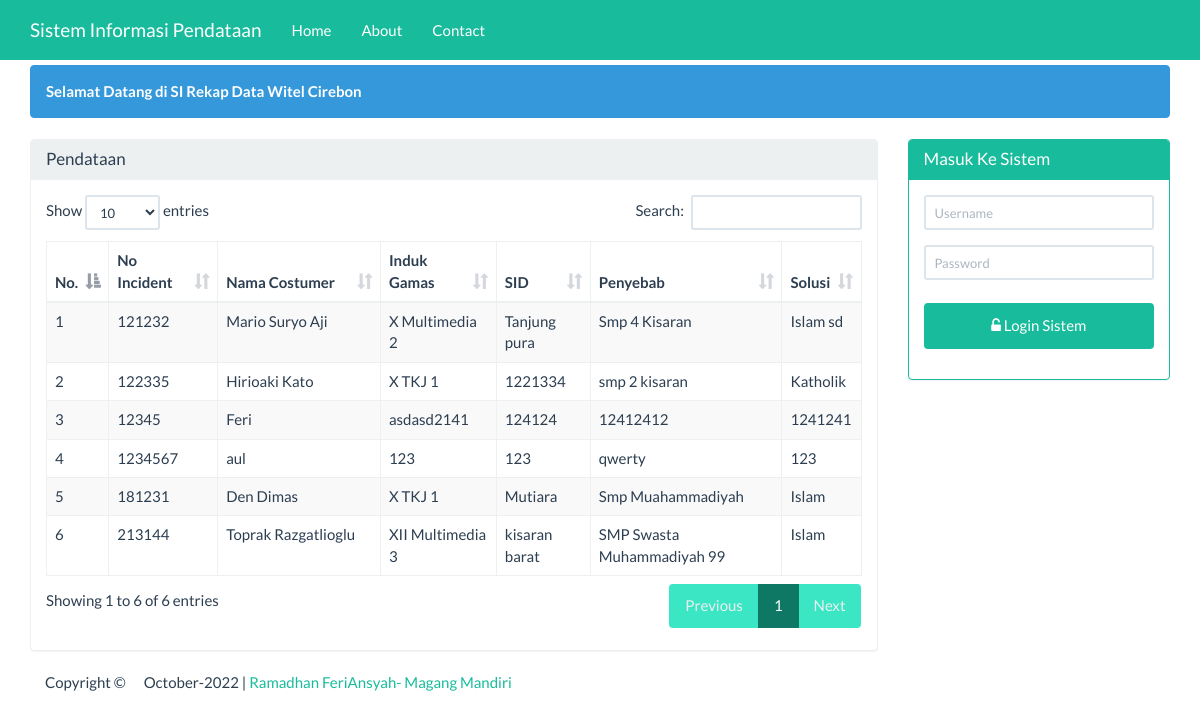
The page / on the database its author committed.
### tables this page shows
CREATE TABLE `datasiswa` (
  `nis` varchar(50) NOT NULL,
  `nama` varchar(25) NOT NULL,
  `kelas` varchar(255) NOT NULL,
  `alamat` varchar(20) NOT NULL,
  `gender` varchar(50) NOT NULL,
  `agama` varchar(25) NOT NULL,
  `no_telp` varchar(50) NOT NULL,
  `foto` varchar(255) NOT NULL,
  `thn_masuk` date NOT NULL,
  `Jurusan` varchar(50) NOT NULL,
  `asal_sekolah` varchar(500) NOT NULL,
  `Status` varchar(15) NOT NULL
);

### beranda.php (the view, shortened to what this page needs)
<div class="container">
    <div class="row">
        <div class ="col-xs-12">
            <div class="alert alert-info">
                <strong>Selamat Datang di SI Rekap Data Witel Cirebon</strong>
            </div>
        </div>
    </div>
    <div class="row">
        <div class="col-sm-9 col-xs-12">
            <div class="panel panel-default">
                <div class="panel-heading">
                    <h3 class="panel-title">Pendataan</h3>
                </div>
                <div class="panel-body">
                     <table id="dtskripsi" class="table table-bordered table-striped table-hover">
                        <thead>
                            <tr>
                                <th>No.</th><th>No Incident</th>
                                <th width="20%">Nama Costumer </th>
                                <th>Induk Gamas</th>
                                <th>SID</th>
                                <th>Penyebab</th>
                                <th>Solusi</th>
                            </tr>
                        </thead>
                        <tbody>
                            <?php
                            $sql = "SELECT * FROM datasiswa";
                            $query = mysqli_query($koneksi, $sql) or die("SQL Anda Salah");
                            $nomor = 0;
                            while ($data = mysqli_fetch_array($query)) {
                                $nomor++;
                                ?>
                                <tr>
                                    <td><?= $nomor ?></td>
                                    <td><?= $data['nis'] ?></td>
                                    <td><?= $data['nama'] ?></td>
                                    <td><?= $data['kelas'] ?></td>
                                    <td><?= $data['alamat'] ?></td>
                                    <td><?= $data['asal_sekolah'] ?></td>
                                    <td><?= $data['agama'] ?></td>
                                </tr>
                            <?php } ?>
                        </tbody>
                    </table>
                </div>
            </div>
        </div>
        <div class="col-sm-3 col-xs-12">
            <?php if (isset($_SESSION['username'])) { ?>
            <div class="alert alert-info">
                <strong>Welcome <?=$_SESSION['nama']?></strong>
            </div>
            <?php
           } else { ?>
            <div class="panel panel-success">
                <div class="panel-heading">
                    <h3 class="panel-title">Masuk Ke Sistem</h3>
                </div>
                <div class="panel-body">
                    <form class="form-horizontal" action="proses_login.php" method="post">
                        <div class="form-group">
                            <div class="col-sm-12">
                                <input type="text" name="user" class="form-control input-sm"
                                   placeholder="Username" required="" autocomplete="off"/>
                            </div>
                        </div>
                        <div class="form-group">
                            <div class="col-sm-12">
                                <input type="password" name="pwd" class="form-control input-sm"
                                   placeholder="Password" required="" autocomplete="off"/>
                            </div>
                        </div>
                        <div class="form-group">
                            <div class="col-sm-12">
                                <button type="submit" name="login" value="login"
                                        class="btn btn-success btn-block"><span class="fa fa-unlock-alt"></span>
                                    Login Sistem
                                </button>
                            </div>
                    </form>
                </div>
            </div>
        </div>
            <?php } ?>
    </div>
</div>

### index.php (style rules this page uses)
body { margin-top:65px; }
button { background-color: #00CED1; color: white; padding: 14px 20px; margin: 8px 0; border: none; cursor: pointer; width: 200%; }

### rows shown on the page
datasiswa: nis "121232", nama "Mario Suryo Aji", kelas "X Multimedia 2", alamat "Tanjung pura", asal_sekolah "Smp 4 Kisaran", agama "Islam sd"
datasiswa: nis "122335", nama "Hirioaki Kato", kelas "X TKJ 1", alamat "1221334", asal_sekolah "smp 2 kisaran", agama "Katholik"
datasiswa: nis "12345", nama "Feri", kelas "asdasd2141", alamat "124124", asal_sekolah "12412412", agama "1241241"
datasiswa: nis "1234567", nama "aul", kelas "123", alamat "123", asal_sekolah "qwerty", agama "123"
datasiswa: nis "181231", nama "Den Dimas", kelas "X TKJ 1", alamat "Mutiara", asal_sekolah "Smp Muahammadiyah", agama "Islam"
datasiswa: nis "213144", nama "Toprak Razgatlioglu", kelas "XII Multimedia 3", alamat "kisaran barat", asal_sekolah "SMP Swasta Muhammadiyah 99", agama "Islam"
